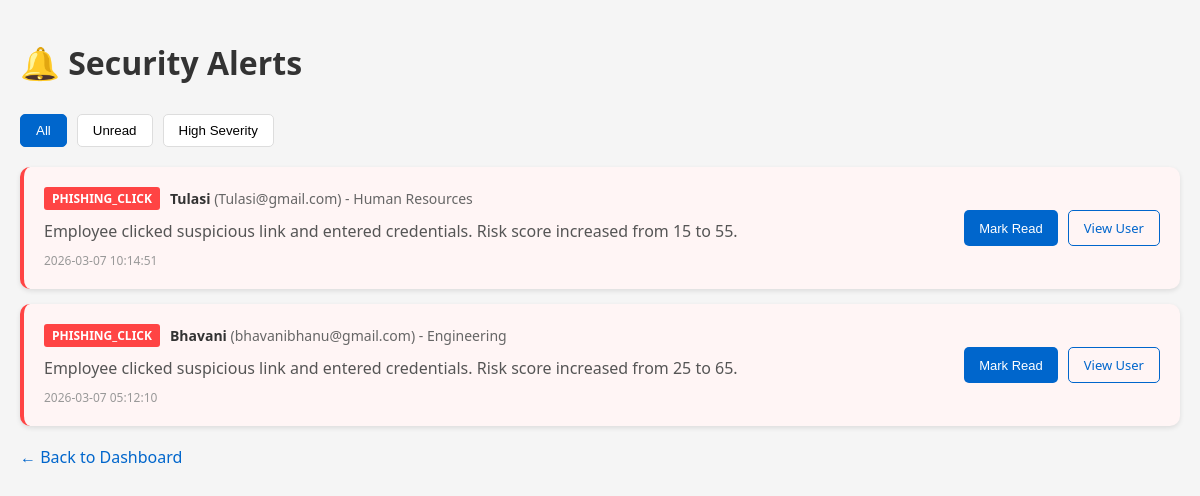
Screenshot of /alerts with the database file from the repository.
### tables this page shows
CREATE TABLE alerts (
                alert_id INTEGER PRIMARY KEY AUTOINCREMENT,
                user_id INTEGER,
                alert_type TEXT,
                message TEXT,
                severity TEXT,
                is_read BOOLEAN DEFAULT 0,
                created_at TIMESTAMP DEFAULT CURRENT_TIMESTAMP,
                FOREIGN KEY (user_id) REFERENCES users (user_id)
            );

CREATE TABLE users (
                user_id INTEGER PRIMARY KEY AUTOINCREMENT,
                name TEXT NOT NULL,
                email TEXT UNIQUE NOT NULL,
                role TEXT,
                department TEXT,
                manager_email TEXT,
                risk_score INTEGER DEFAULT 0,
                created_at TIMESTAMP DEFAULT CURRENT_TIMESTAMP
            );

### app.py (the view)
@app.route("/alerts")
def view_alerts():
    c = conn()
    alerts = c.execute('''
        SELECT a.*, u.name, u.email, u.department
        FROM alerts a
        JOIN users u ON a.user_id = u.user_id
        ORDER BY a.created_at DESC
    ''').fetchall()
    c.close()
    return render_template("alerts.html", alerts=alerts)

### app.py (called while the page is built)
def conn():
    c = sqlite3.connect(DB)
    c.row_factory = sqlite3.Row
    return c

### templates/alerts.html (shortened to what this page needs)
<!DOCTYPE html>
<html>
<head>
</head>
<body>
    <div class="container">
        <h1>🔔 Security Alerts</h1>
        <div class="filters">
            <button class="filter-btn active" onclick="filterAlerts('all')">All</button>
            <button class="filter-btn" onclick="filterAlerts('unread')">Unread</button>
            <button class="filter-btn" onclick="filterAlerts('high')">High Severity</button>
        </div>
        <div class="alerts-container" id="alertsContainer">
            {% for alert in alerts %}
            <div class="alert-card {% if not alert.is_read %}unread{% endif %}" data-severity="{{ alert.severity }}" data-read="{{ alert.is_read }}">
                <div class="alert-content">
                    <div class="alert-header">
                        <span class="alert-type {% if alert.severity == 'INFO' %}info{% endif %}">
                            {{ alert.alert_type }}
                        </span>
                        <span class="employee-info">
                            <span class="employee-name">{{ alert.name }}</span>
                            ({{ alert.email }}) - {{ alert.department }}
                        </span>
                    </div>
                    <div class="alert-message">
                        {{ alert.message }}
                    </div>
                    <div class="alert-time">
                        {{ alert.created_at }}
                    </div>
                </div>
                <div class="alert-actions">
                    {% if not alert.is_read %}
                    <button class="btn btn-primary" onclick="markAsRead({{ alert.alert_id }})">Mark Read</button>
                    {% endif %}
                    <a href="/user/{{ alert.user_id }}" class="btn btn-outline">View User</a>
                </div>
            </div>
            {% else %}
            <p style="text-align: center; padding: 40px; color: #666;">No alerts found</p>
            {% endfor %}
        </div>
        <a href="/dashboard" class="back-link">← Back to Dashboard</a>
    </div>
</body>
</html>

### templates/alerts.html (style rules this page uses)
body { font-family: 'Segoe UI', Arial, sans-serif; background: #f5f5f5; margin: 0; padding: 20px; }
.container { max-width: 1200px; margin: 0 auto; }
h1 { color: #333; margin-bottom: 30px; }
.alerts-container { display: grid; gap: 15px; }
.alert-card { background: white; border-radius: 10px; padding: 20px; box-shadow: 0 2px 5px rgba(0,0,0,0.1); display: flex; align-items: center; justify-content: space-between; transition: transform 0.2s; }
.alert-card.unread { border-left: 4px solid #ff4444; background: #fff5f5; }
.alert-content { flex: 1; }
.alert-header { display: flex; align-items: center; gap: 10px; margin-bottom: 10px; }
.alert-type { background: #ff4444; color: white; padding: 3px 8px; border-radius: 3px; font-size: 12px; font-weight: bold; }
.employee-info { font-size: 14px; color: #666; }
.employee-name { font-weight: bold; color: #333; }
.alert-message { margin: 10px 0; color: #555; }
.alert-time { font-size: 12px; color: #999; }
.alert-actions { display: flex; gap: 10px; }
.btn { padding: 8px 15px; border: none; border-radius: 5px; cursor: pointer; text-decoration: none; font-size: 13px; }
.btn-primary { background: #0066cc; color: white; }
.btn-outline { background: transparent; border: 1px solid #0066cc; color: #0066cc; }
.filters { margin-bottom: 20px; display: flex; gap: 10px; }
.filter-btn { padding: 8px 15px; background: white; border: 1px solid #ddd; border-radius: 5px; cursor: pointer; }
.filter-btn.active { background: #0066cc; color: white; border-color: #0066cc; }
.back-link { display: inline-block; margin-top: 20px; color: #0066cc; text-decoration: none; }

### rows the page displays
alerts: alert_type "PHISHING_CLICK", name "Tulasi", email "Tulasi@gmail.com", department "Human Resources", message "Employee clicked suspicious link and entered credentials. Risk score increased from 15 to 55.", created_at "2026-03-07 10:14:51"
alerts: alert_type "PHISHING_CLICK", name "Bhavani", email "bhavanibhanu@gmail.com", department "Engineering", message "Employee clicked suspicious link and entered credentials. Risk score increased from 25 to 65.", created_at "2026-03-07 05:12:10"
